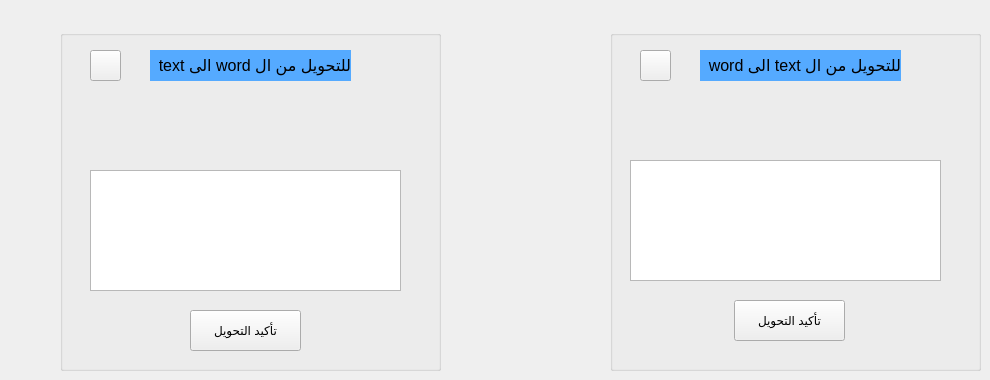
    <widget class="QWidget" name="tab_3">
     <attribute name="title">
      <string> الملفات </string>
     </attribute>
     <widget class="QGroupBox" name="groupBox_10">
      <property name="geometry">
       <rect>
        <x>610</x>
        <y>30</y>
        <width>371</width>
        <height>341</height>
       </rect>
      </property>
      <property name="title">
       <string/>
      </property>
      <widget class="QLabel" name="label_29">
       <property name="geometry">
        <rect>
         <x>90</x>
         <y>20</y>
         <width>201</width>
         <height>31</height>
        </rect>
       </property>
       <property name="font">
        <font>
         <pointsize>12</pointsize>
        </font>
       </property>
       <property name="styleSheet">
        <string notr="true">background-color: rgb(85, 170, 255);</string>
       </property>
       <property name="text">
        <string>للتحويل من ال text الى word</string>
       </property>
      </widget>
      <widget class="QPushButton" name="pushButton_6">
       <property name="geometry">
        <rect>
         <x>30</x>
         <y>20</y>
         <width>31</width>
         <height>31</height>
        </rect>
       </property>
       <property name="text">
        <string/>
       </property>
       <property name="icon">
        <iconset>
         <normaloff>icons/files-and-folders.png</normaloff>icons/files-and-folders.png</iconset>
       </property>
       <property name="iconSize">
        <size>
         <width>40</width>
         <height>40</height>
        </size>
       </property>
      </widget>
      <widget class="QTextEdit" name="textEdit">
       <property name="geometry">
        <rect>
         <x>20</x>
         <y>130</y>
         <width>311</width>
         <height>121</height>
        </rect>
       </property>
      </widget>
      <widget class="QLabel" name="label_31">
       <property name="geometry">
        <rect>
         <x>20</x>
         <y>90</y>
         <width>311</width>
         <height>21</height>
        </rect>
       </property>
       <property name="text">
        <string/>
       </property>
      </widget>
      <widget class="QPushButton" name="pushButton_14">
       <property name="geometry">
        <rect>
         <x>124</x>
         <y>270</y>
         <width>111</width>
         <height>41</height>
        </rect>
       </property>
       <property name="text">
        <string>تأكيد التحويل</string>
       </property>
      </widget>
     </widget>
     <widget class="QGroupBox" name="groupBox_11">
      <property name="geometry">
       <rect>
        <x>60</x>
        <y>30</y>
        <width>381</width>
        <height>341</height>
       </rect>
      </property>
      <property name="title">
       <string/>
      </property>
      <widget class="QLabel" name="label_30">
       <property name="geometry">
        <rect>
         <x>90</x>
         <y>20</y>
         <width>201</width>
         <height>31</height>
        </rect>
       </property>
       <property name="font">
        <font>
         <pointsize>12</pointsize>
        </font>
       </property>
       <property name="styleSheet">
        <string notr="true">background-color: rgb(85, 170, 255);</string>
       </property>
       <property name="text">
        <string>للتحويل من ال word الى text  </string>
       </property>
      </widget>
      <widget class="QPushButton" name="pushButton_7">
       <property name="geometry">
        <rect>
         <x>30</x>
         <y>20</y>
         <width>31</width>
         <height>31</height>
        </rect>
       </property>
       <property name="text">
        <string/>
       </property>
       <property name="icon">
        <iconset>
         <normaloff>icons/word.png</normaloff>icons/word.png</iconset>
       </property>
       <property name="iconSize">
        <size>
         <width>40</width>
         <height>40</height>
        </size>
       </property>
      </widget>
      <widget class="QTextEdit" name="textEdit_2">
       <property name="geometry">
        <rect>
         <x>30</x>
         <y>140</y>
         <width>311</width>
         <height>121</height>
        </rect>
       </property>
      </widget>
      <widget class="QLabel" name="label_32">
       <property name="geometry">
        <rect>
         <x>70</x>
         <y>100</y>
         <width>211</width>
         <height>21</height>
        </rect>
       </property>
       <property name="text">
        <string/>
       </property>
      </widget>
      <widget class="QPushButton" name="pushButton_15">
       <property name="geometry">
        <rect>
         <x>130</x>
         <y>280</y>
         <width>111</width>
         <height>41</height>
        </rect>
       </property>
       <property name="text">
        <string>تأكيد التحويل</string>
       </property>
      </widget>
     </widget>
     <widget class="QLabel" name="label_34">
      <property name="geometry">
       <rect>
        <x>490</x>
        <y>160</y>
        <width>81</width>
        <height>71</height>
       </rect>
      </property>
      <property name="text">
       <string/>
      </property>
      <property name="pixmap">
       <pixmap>icons/convert.png</pixmap>
      </property>
     </widget>
    </widget>
